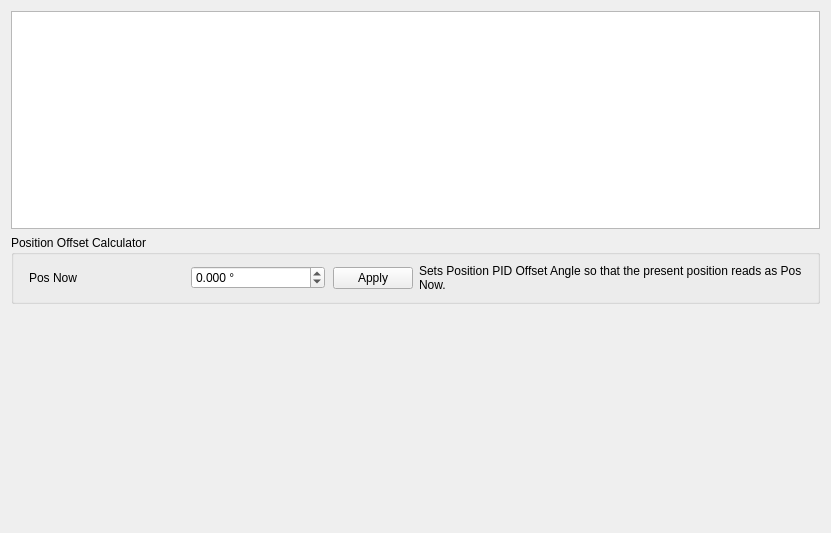
<?xml version="1.0" encoding="UTF-8"?>
<ui version="4.0">
 <class>PageControllers</class>
 <widget class="QWidget" name="PageControllers">
  <property name="geometry">
   <rect>
    <x>0</x>
    <y>0</y>
    <width>831</width>
    <height>533</height>
   </rect>
  </property>
  <property name="windowTitle">
   <string>Form</string>
  </property>
  <layout class="QVBoxLayout" name="verticalLayout">
   <item>
    <widget class="ParamTable" name="paramTab"/>
   </item>
   <item>
    <widget class="QGroupBox" name="groupBox">
     <property name="title">
      <string>Position Offset Calculator</string>
     </property>
     <layout class="QHBoxLayout" name="horizontalLayout" stretch="1,1">
      <item>
       <layout class="QHBoxLayout" name="calcLayout" stretch="1,0,0">
        <property name="spacing">
         <number>8</number>
        </property>
        <property name="leftMargin">
         <number>6</number>
        </property>
        <item>
         <widget class="QLabel" name="posOffsetLabel">
          <property name="text">
           <string>Pos Now</string>
          </property>
         </widget>
        </item>
        <item>
         <widget class="QDoubleSpinBox" name="posOffsetBox">
          <property name="minimumSize">
           <size>
            <width>134</width>
            <height>0</height>
           </size>
          </property>
          <property name="suffix">
           <string> °</string>
          </property>
          <property name="decimals">
           <number>3</number>
          </property>
          <property name="minimum">
           <double>-360.000000000000000</double>
          </property>
          <property name="maximum">
           <double>360.000000000000000</double>
          </property>
         </widget>
        </item>
        <item>
         <widget class="QPushButton" name="posOffsetApplyButton">
          <property name="text">
           <string>Apply</string>
          </property>
          <property name="icon">
           <iconset resource="../res.qrc">
            <normaloff>:/res/+theme_light/icons/Download-96.png</normaloff>:/res/+theme_light/icons/Download-96.png</iconset>
          </property>
         </widget>
        </item>
       </layout>
      </item>
      <item>
       <widget class="QLabel" name="posOffsetHint">
        <property name="text">
         <string>Sets Position PID Offset Angle so that the present position reads as Pos Now.</string>
        </property>
        <property name="wordWrap">
         <bool>true</bool>
        </property>
        <property name="hint" stdset="0">
         <bool>true</bool>
        </property>
       </widget>
      </item>
     </layout>
    </widget>
   </item>
   <item>
    <spacer name="verticalSpacer">
     <property name="orientation">
      <enum>Qt::Vertical</enum>
     </property>
     <property name="sizeHint" stdset="0">
      <size>
       <width>0</width>
       <height>0</height>
      </size>
     </property>
    </spacer>
   </item>
  </layout>
 </widget>
 <customwidgets>
  <customwidget>
   <class>ParamTable</class>
   <extends>QTableWidget</extends>
   <header>widgets/paramtable.h</header>
  </customwidget>
 </customwidgets>
 <resources>
  <include location="../res.qrc"/>
 </resources>
 <connections/>
</ui>
